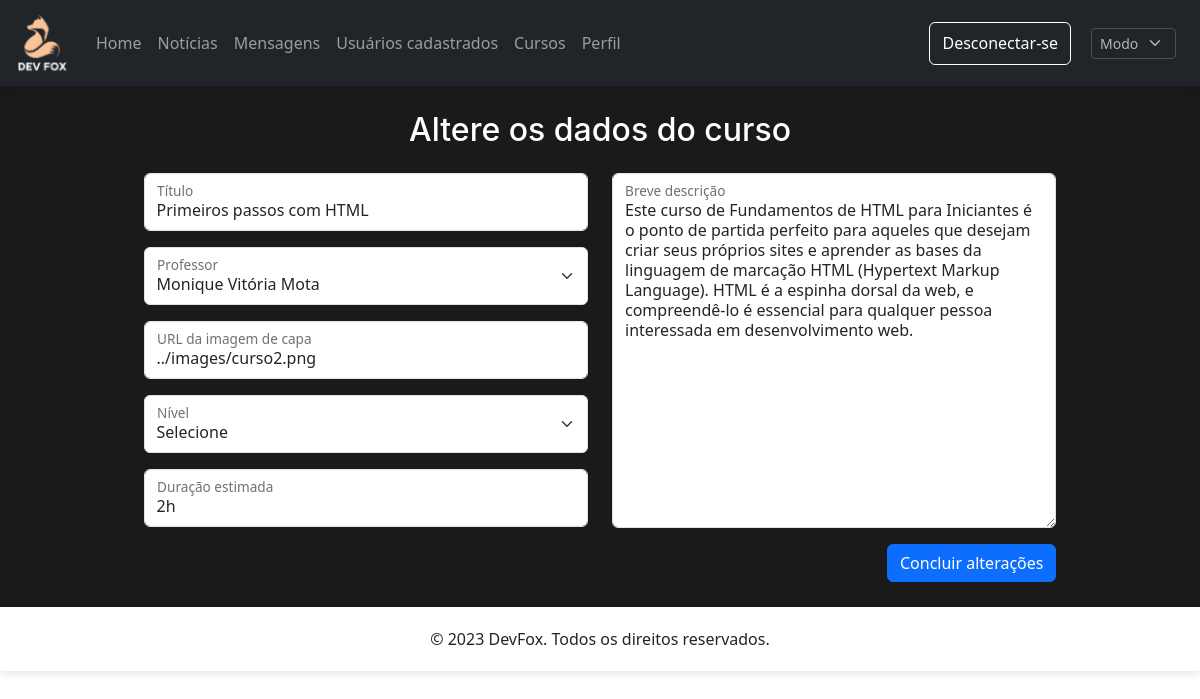
The app's page /admin/alterar-curso.php?id=2 (signed in), older data.
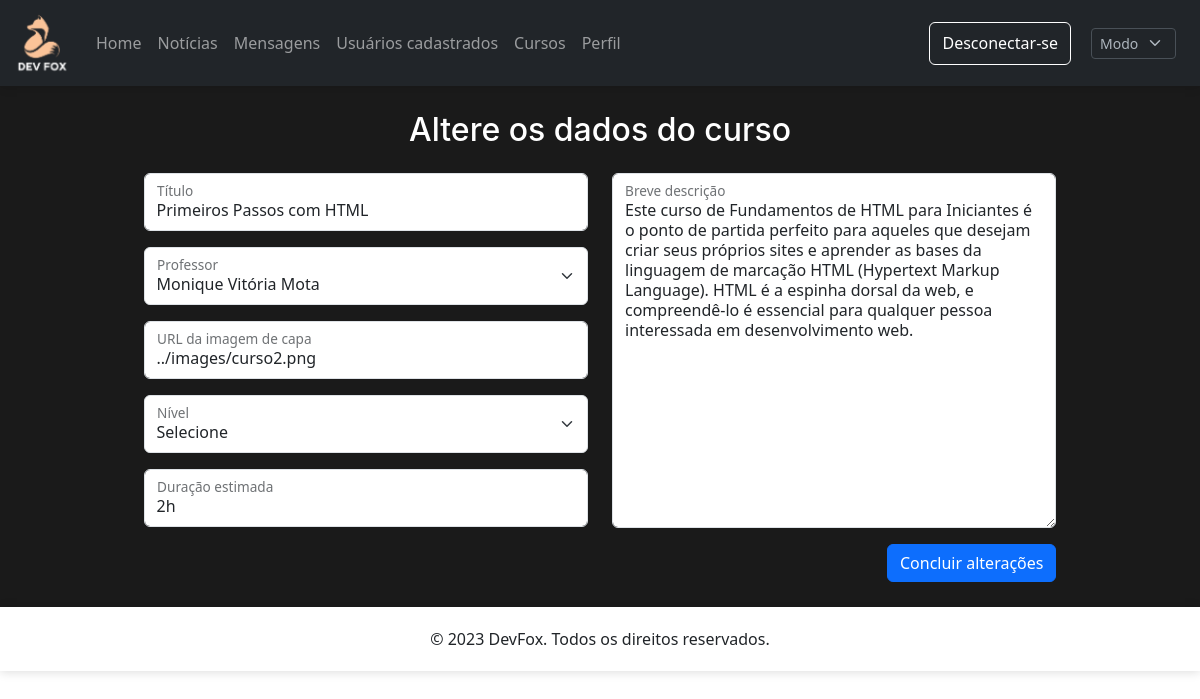
The same page, newer data.
### tables this page shows
CREATE TABLE `curso` (
  `idCurso` int(11) NOT NULL,
  `tituloCurso` varchar(200) NOT NULL,
  `profCurso` varchar(200) NOT NULL,
  `imgCurso` varchar(1000) NOT NULL,
  `nivelCurso` varchar(50) NOT NULL,
  `duracaoCurso` varchar(20) NOT NULL,
  `descricaoCurso` varchar(2000) NOT NULL,
  `numAulasCurso` int(11) NOT NULL
);

### admin/alterar-curso.php (the view, shortened to what this page needs)
<!DOCTYPE html>
<html lang="en">
<head>
    <?php
        include("../links.php");
    ?>
    <?php
        include('../modo.php');
    ?>
    <?php
        $id = $_GET['id'];
        $consulta2 = $connection->query("SELECT tituloCurso, profCurso, imgCurso, nivelCurso, duracaoCurso, descricaoCurso FROM curso WHERE idCurso = $id");
        while ($linha = $consulta2->fetch()) {
            $titulo = $linha['tituloCurso'];
            $professor = $linha['profCurso'];
            $img = $linha['imgCurso'];
            $duracao = $linha['duracaoCurso'];
            $descricao = $linha['descricaoCurso'];
        }
    ?>
    <link rel="stylesheet" href="../css/admin.php">
    <link rel="stylesheet" href="../css/noticia.css">
</head>
<body>
    <?php
        include("./header.php");
    ?>
    <div class="container-fluid">
        <table class="contact-form mt-4">
            <tr>
                <td class="align-middle">
                    <form action='./concluir-alteracao.php' method='post'>
                        <div class="row">
                            <h2 class="mb-4 text-center curso-title">Altere os dados do curso</h2>
                            <div class="col">
                                <div class="form-floating mb-3">
                                    <input type="text" class="form-control" id="input1" placeholder="Título" name="curso-titulo" required autocomplete="off" value="<?=$titulo?>">
                                    <label for="input1" class="form-label">Título</label>
                                </div>
                                <div class="form-floating mb-3">
                                    <select class="form-select" id="input2" name="curso-prof" required>
                                        <option value="<?=$professor?>" selected><?=$professor?></option>
                                    </select>
                                    <label for="input2" class="form-label">Professor</label>
                                </div>
                                <div class="form-floating mb-3">
                                    <input type="text" class="form-control" id="input3" placeholder="URL da imagem" name="curso-img" required autocomplete="off" value="<?=$img?>">
                                    <label for="input3" class="form-label">URL da imagem de capa</label>
                                </div>
                                <div class="form-floating mb-3">
                                    <select class="form-select" id="input4" name="curso-nivel" required>
                                        <option value="" selected>Selecione</option>
                                    </select>
                                    <label for="input4" class="form-label">Nível</label>
                                </div>
                                <div class="form-floating mb-3">
                                    <input type="text" class="form-control" id="input5" placeholder="Duração" name="curso-duracao" required autocomplete="off" value="<?=$duracao?>">
                                    <label for="input5" class="form-label">Duração estimada</label>
                                </div>
                            </div>
                            <div class="col">
                                <div class="form-floating mb-3">
                                    <textarea class="form-control" id="input6" rows="3" placeholder="Breve descrição" name="curso-desc" required autocomplete="off" style="height: 355px"><?=$descricao?></textarea>
                                    <label for="input6" class="form-label">Breve descrição</label>
                                </div>
                                <div class="d-flex justify-content-end">
                                    <button type="submit" class="btn btn-primary ">Concluir alterações</button>
                                </div>
                            </div>
                        </div>
                    </form>
                </td>
            </tr>
        </table>
    </div>
    <br>
    <?php
        include('./footer.php');
    ?>
</body>
</html>

Row changes from the older to the newer data that the page shows:
changed curso "Monique Vitória Mota": curso-titulo "Primeiros passos com HTML" → "Primeiros Passos com HTML"
